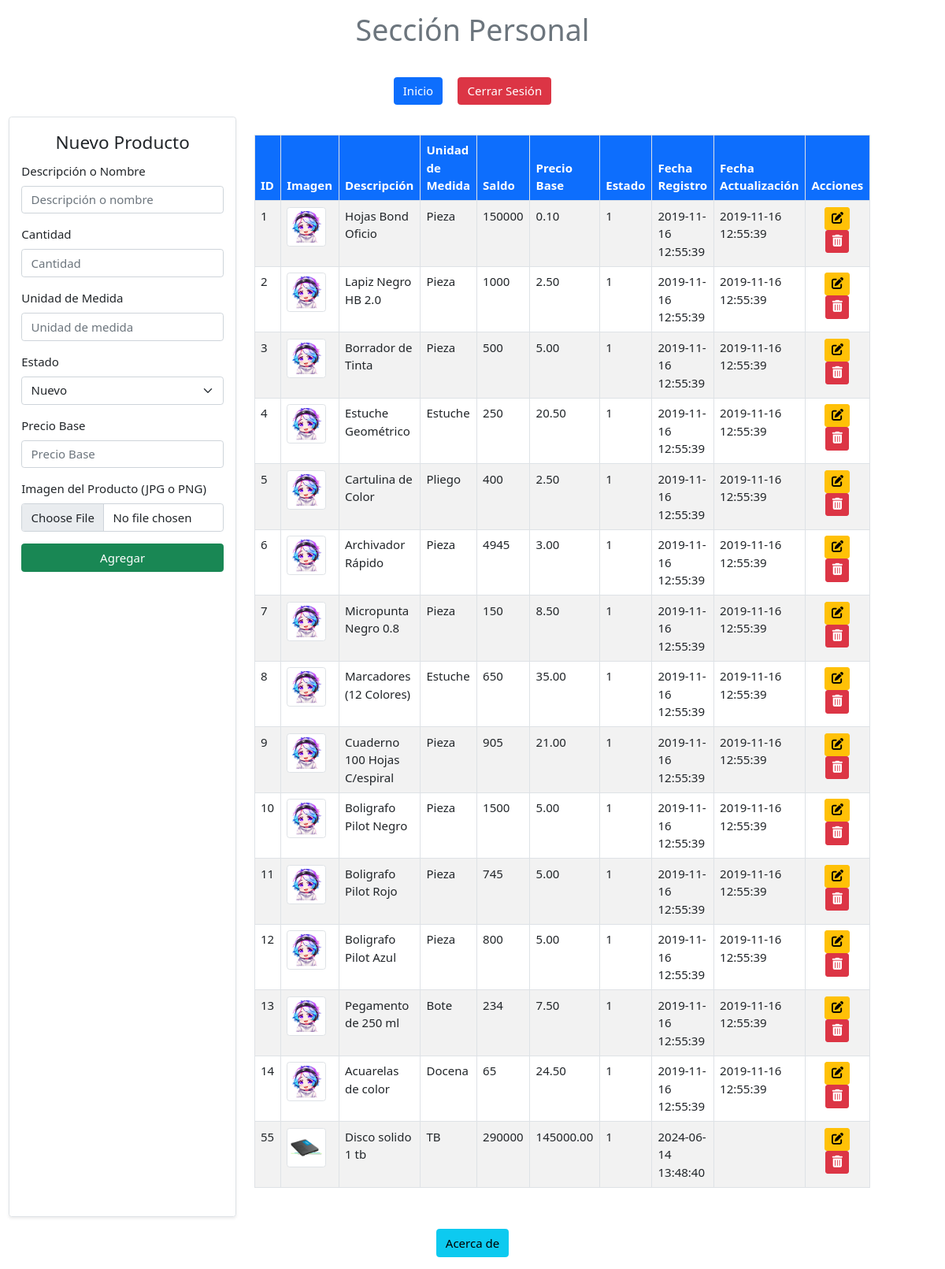
Page /php/pantallas/user.php on the earlier database version.
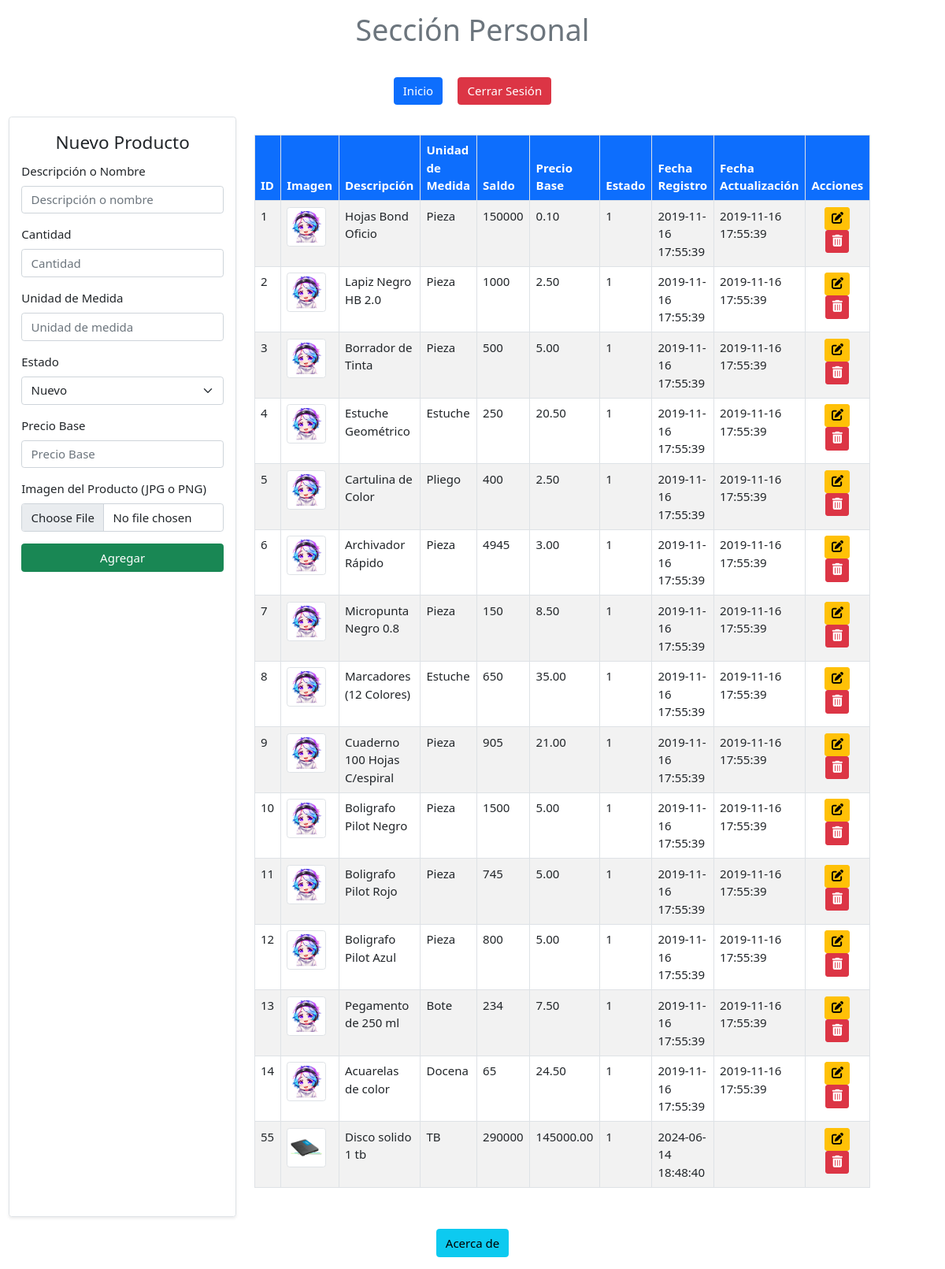
Same page on the later database version.
### tables this page shows
CREATE TABLE `producto` (
  `id` int(11) NOT NULL AUTO_INCREMENT,
  `descripcion` varchar(150) NOT NULL,
  `stock` int(20) NOT NULL DEFAULT 5,
  `unidadMedida` varchar(25) NOT NULL,
  `saldo` int(11) NOT NULL,
  `precioBase` decimal(18,2) NOT NULL,
  `estado` tinyint(4) NOT NULL DEFAULT 1,
  `fechaRegistro` timestamp NOT NULL DEFAULT current_timestamp(),
  `fechaActualizacion` timestamp NULL DEFAULT NULL,
  `img` varchar(400) NOT NULL DEFAULT 'back.png',
  `idUsuario` int(11) DEFAULT 1,
  `idestadoProducto` int(11) DEFAULT 1,
  PRIMARY KEY (`id`),
  KEY `fk_producto_usuario` (`idUsuario`),
  KEY `fk_producto_estadoproducto` (`idestadoProducto`),
  CONSTRAINT `fk_producto_estadoproducto` FOREIGN KEY (`idestadoProducto`) REFERENCES `estadoproducto` (`idestadoProducto`),
  CONSTRAINT `fk_producto_usuario` FOREIGN KEY (`idUsuario`) REFERENCES `usuario` (`idUsuario`)
);

### php/pantallas/user.php (the view, shortened to what this page needs)
<!DOCTYPE html>
<html lang="es">
<head>
    <link href="https://cdn.jsdelivr.net/npm/bootstrap@5.0.2/dist/css/bootstrap.min.css" rel="stylesheet">
    <link rel="stylesheet" href="../css/user.css">
</head>
<body>
    <header class="text-center py-3">
        <h1 class="text-center text-secondary font-weight-bold ">Sección Personal</h1>
    </header>
    <nav class="text-center my-3">
        <button class="btn btn-primary mx-2" onclick="window.location='/index.php'">Inicio</button>
        <button class="btn btn-danger mx-2" onclick="cerrarSesion()">Cerrar Sesión</button>
    </nav>
    <div class="container-fluid row">
        <form class="col-3 p-3 border rounded shadow-sm" method="POST" enctype="multipart/form-data">
            <fieldset>
                <legend class="text-center">Nuevo Producto</legend>
                <div class="mb-3">
                    <label for="nombre" class="form-label">Descripción o Nombre</label>
                    <input type="text" id="nombre" name="nombre" class="form-control" placeholder="Descripción o nombre">
                </div>
                <div class="mb-3">
                    <label for="cantidad" class="form-label">Cantidad</label>
                    <input type="number" id="cantidad" name="cantidad" class="form-control" placeholder="Cantidad">
                </div>
                <div class="mb-3">
                    <label for="medida" class="form-label">Unidad de Medida</label>
                    <input type="text" id="medida" name="medida" class="form-control" placeholder="Unidad de medida">
                </div>
                <div class="mb-3">
                    <label for="estadoSelect" class="form-label">Estado</label>
                    <select id="estadoSelect" name="estado" class="form-select">
                        <option value="nuevo">Nuevo</option>
                    </select>
                </div>
                <div class="mb-3">
                    <label for="precioBase" class="form-label">Precio Base</label>
                    <input type="number" name="precioBase" id="precioBase" class="form-control" placeholder="Precio Base">
                </div>
                <div class="mb-3">
                    <label for="formFile" class="form-label">Imagen del Producto (JPG o PNG)</label>
                    <input class="form-control" type="file" name="img" id="formFile">
                </div>
                <button type="button" name="btnregistrar" value="ok" class="btn btn-success w-100">Agregar</button>
            </fieldset>
        </form>
        <div class="col-8 p-4">
            <table class="table table-striped table-hover table-bordered">
                <thead class="bg-primary text-white">
                    <tr>
                        <th scope="col">ID</th>
                        <th scope="col">Imagen</th>
                        <th scope="col">Descripción</th>
                        <th scope="col">Unidad de Medida</th>
                        <th scope="col">Saldo</th>
                        <th scope="col">Precio Base</th>
                        <th scope="col">Estado</th>
                        <th scope="col">Fecha Registro</th>
                        <th scope="col">Fecha Actualización</th>
                        <th scope="col">Acciones</th>
                    </tr>
                </thead>
                <tbody>
                    <?php
                    $conn = conectarDB();
                    $sql = "SELECT * FROM producto";
                    $result = $conn->query($sql);
                    if ($result->num_rows > 0) {
                        while ($datos = $result->fetch_assoc()) {
                            ?>
                            <tr>
                                <td><?= $datos['id'] ?></td>
                                <td><img src="/img/<?= $datos['img'] ?>" alt="img" class="img-thumbnail" width="50"></td>
                                <td><?= $datos['descripcion'] ?></td>
                                <td><?= $datos['unidadMedida'] ?></td>
                                <td><?= $datos['saldo'] ?></td>
                                <td><?= $datos['precioBase'] ?></td>
                                <td><?= $datos['estado'] ?></td>
                                <td><?= $datos['fechaRegistro'] ?></td>
                                <td><?= $datos['fechaActualizacion'] ?></td>
                                <td class="text-center">
                                    <a href="/php/pantallas/modifyProduct.php" class="btn btn-warning btn-sm"><i class="fa-solid fa-pen-to-square"></i></a>
                                    <a href="" class="btn btn-danger btn-sm"><i class="fa-solid fa-trash-can"></i></a>
                                </td>
                            </tr>
                            <?php
                        }
                    } else {
                        echo "<tr><td colspan='10' class='text-center'>0 resultados</td></tr>";
                    }
                    ?>
                </tbody>
            </table>
        </div>
    </div>
    <footer class="text-center py-3">
        <button class="btn btn-info">Acerca de</button>
    </footer>
</body>
</html>

### css/user.css (style rules this page uses)
* { font-size: 15px; }

Differences in the rows shown:
changed producto "Hojas Bond Oficio": fechaRegistro "2019-11-16 12:55:39" → "2019-11-16 17:55:39"; fechaActualizacion "2019-11-16 12:55:39" → "2019-11-16 17:55:39"
changed producto "Lapiz Negro HB 2.0": fechaRegistro "2019-11-16 12:55:39" → "2019-11-16 17:55:39"; fechaActualizacion "2019-11-16 12:55:39" → "2019-11-16 17:55:39"
changed producto "Borrador de Tinta": fechaRegistro "2019-11-16 12:55:39" → "2019-11-16 17:55:39"; fechaActualizacion "2019-11-16 12:55:39" → "2019-11-16 17:55:39"
changed producto "Estuche Geométrico": fechaRegistro "2019-11-16 12:55:39" → "2019-11-16 17:55:39"; fechaActualizacion "2019-11-16 12:55:39" → "2019-11-16 17:55:39"
changed producto "Cartulina de Color": fechaRegistro "2019-11-16 12:55:39" → "2019-11-16 17:55:39"; fechaActualizacion "2019-11-16 12:55:39" → "2019-11-16 17:55:39"
changed producto "Archivador Rápido": fechaRegistro "2019-11-16 12:55:39" → "2019-11-16 17:55:39"; fechaActualizacion "2019-11-16 12:55:39" → "2019-11-16 17:55:39"
changed producto "Micropunta Negro 0.8": fechaRegistro "2019-11-16 12:55:39" → "2019-11-16 17:55:39"; fechaActualizacion "2019-11-16 12:55:39" → "2019-11-16 17:55:39"
changed producto "Marcadores (12 Colores)": fechaRegistro "2019-11-16 12:55:39" → "2019-11-16 17:55:39"; fechaActualizacion "2019-11-16 12:55:39" → "2019-11-16 17:55:39"
changed producto "Cuaderno 100 Hojas C/espiral": fechaRegistro "2019-11-16 12:55:39" → "2019-11-16 17:55:39"; fechaActualizacion "2019-11-16 12:55:39" → "2019-11-16 17:55:39"
changed producto "Boligrafo Pilot Negro": fechaRegistro "2019-11-16 12:55:39" → "2019-11-16 17:55:39"; fechaActualizacion "2019-11-16 12:55:39" → "2019-11-16 17:55:39"
changed producto "Boligrafo Pilot Rojo": fechaRegistro "2019-11-16 12:55:39" → "2019-11-16 17:55:39"; fechaActualizacion "2019-11-16 12:55:39" → "2019-11-16 17:55:39"
changed producto "Boligrafo Pilot Azul": fechaRegistro "2019-11-16 12:55:39" → "2019-11-16 17:55:39"; fechaActualizacion "2019-11-16 12:55:39" → "2019-11-16 17:55:39"
changed producto "Pegamento de 250 ml": fechaRegistro "2019-11-16 12:55:39" → "2019-11-16 17:55:39"; fechaActualizacion "2019-11-16 12:55:39" → "2019-11-16 17:55:39"
changed producto "Acuarelas de color": fechaRegistro "2019-11-16 12:55:39" → "2019-11-16 17:55:39"; fechaActualizacion "2019-11-16 12:55:39" → "2019-11-16 17:55:39"
changed producto "Disco solido 1 tb": fechaRegistro "2024-06-14 13:48:40" → "2024-06-14 18:48:40"
